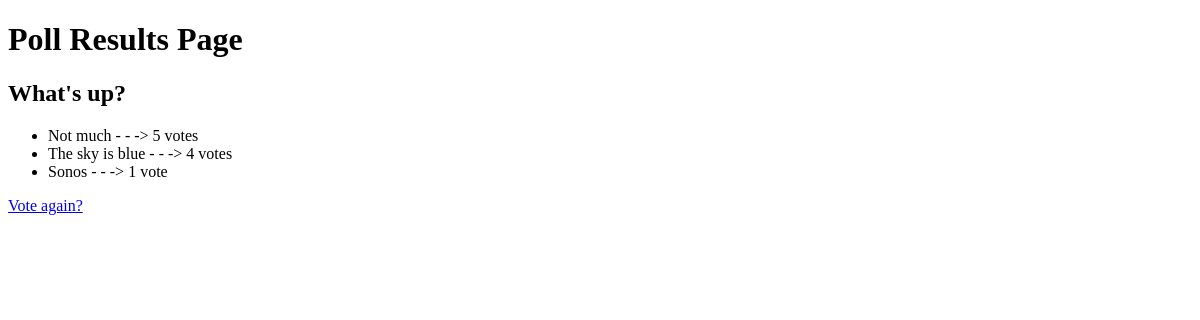
/polls/1/results/, run on an earlier commit of the app's database.
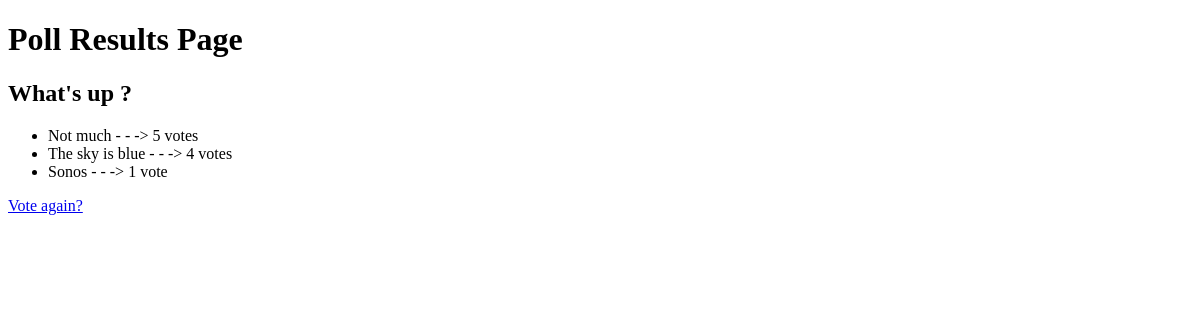
And on a later commit of the database.
### polls/models.py (models this page shows, shortened)
class Question(models.Model):
    question_text = models.CharField(verbose_name="question text", max_length=200)
    pub_date = models.DateTimeField("date published")
    class Meta:
        indexes = [
            models.Index(fields=['pub_date']),
        ]

### polls/views.py (the view)
# urls.py: path("<int:pk>/results/", views.ResultsView.as_view(), name="results"),
class ResultsView(generic.DetailView):
    model = Question
    template_name = "polls/results.html"
    def get_queryset(self):
        return Question.objects.filter(pub_date__lte=timezone.now())

### polls/templates/polls/results.html
<!DOCTYPE html>
<html>
<body>
<h1>Poll Results Page</h1>
<h2>{{ question.question_text }}</h2>
<ul>
{% for choice in question.choice_set.all %}
    <li>{{ choice.choice_text }} - - -> {{ choice.votes }} vote{{ choice.votes|pluralize }}</li>
{% endfor %}
</ul>
<a href="{% url 'polls:detail' question.id %}">Vote again?</a>
</body>
</html>

What changed in the data, as far as the page shows it:
changed Question: question_text "What's up?" → "What's up ?"
